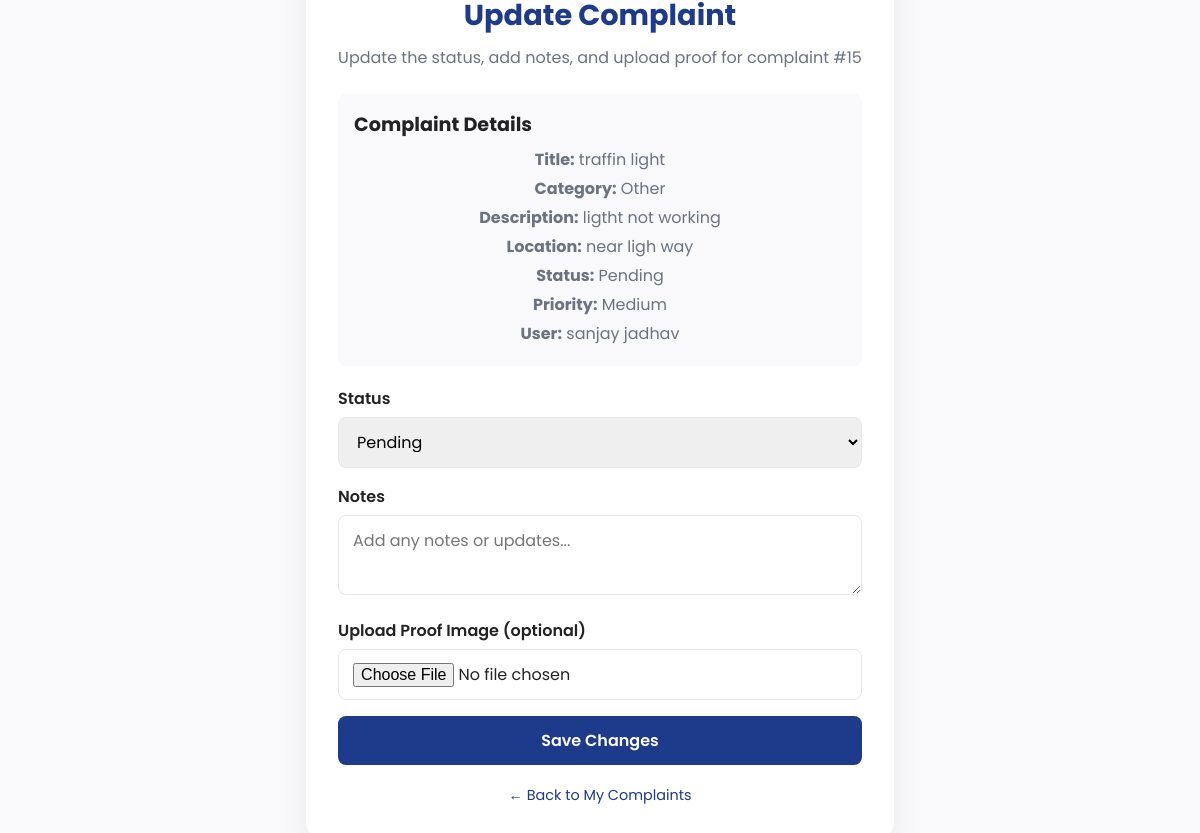
/staff_update/15 (signed in), run on the app's committed database.
### app.py (models this page shows, shortened)
class Complaint(db.Model):
    id = db.Column(db.Integer, primary_key=True)
    user_id = db.Column(db.Integer, db.ForeignKey('user.id'), nullable=False)
    title = db.Column(db.String(200), nullable=False)
    category = db.Column(db.String(100), nullable=False)
    description = db.Column(db.Text, nullable=False)
    location = db.Column(db.String(200), nullable=False)
    status = db.Column(db.String(50), default='Pending')
    priority = db.Column(db.String(50), default='Medium')
    created_at = db.Column(db.DateTime, default=db.func.current_timestamp())
    image = db.Column(db.String(255), nullable=True)
    assigned_staff_id = db.Column(db.Integer, db.ForeignKey('staff.id'), nullable=True)
    assigned_dept = db.Column(db.String(100), nullable=True)
    notes = db.Column(db.Text, nullable=True)
    proof_image = db.Column(db.String(255), nullable=True)
    user = db.relationship('User', backref=db.backref('complaints', lazy=True))
    assigned_staff = db.relationship('Staff', backref=db.backref('assigned_complaints', lazy=True))

class User(UserMixin, db.Model):
    id = db.Column(db.Integer, primary_key=True)
    first_name = db.Column(db.String(80), nullable=False)
    last_name = db.Column(db.String(80), nullable=False)
    email = db.Column(db.String(120), unique=True, nullable=False)
    phone = db.Column(db.String(20))
    address = db.Column(db.String(250))
    password_hash = db.Column(db.String(255), nullable=False)
    profile_pic = db.Column(db.String(255), nullable=True)

### app.py (the view, shortened to what this page needs)
@app.route("/staff_update/<int:id>", methods=["GET", "POST"])
def staff_update(id):
    if not session.get('staff_logged_in'):
        return redirect(url_for('staff_login'))
    complaint = Complaint.query.get_or_404(id)
    staff_dept = session.get('staff_dept')
    if complaint.assigned_dept != staff_dept:
        flash("You are not authorized to update this complaint!", "danger")
        return redirect(url_for("staff_complaints"))
    return render_template("staff_update.html", complaint=complaint)

### templates/staff_update.html (shortened to what this page needs)
<!DOCTYPE html>
<html lang="en">
<head>
  <link rel="stylesheet" href="https://cdnjs.cloudflare.com/ajax/libs/font-awesome/6.5.0/css/all.min.css" />
</head>
<body>
  <div class="update-container">
    <h1>Update Complaint</h1>
    <p>Update the status, add notes, and upload proof for complaint #{{ complaint.id }}</p>
    <div class="complaint-details">
      <h3>Complaint Details</h3>
      <p><strong>Title:</strong> {{ complaint.title }}</p>
      <p><strong>Category:</strong> {{ complaint.category }}</p>
      <p><strong>Description:</strong> {{ complaint.description }}</p>
      <p><strong>Location:</strong> {{ complaint.location }}</p>
      <p><strong>Status:</strong> {{ complaint.status }}</p>
      <p><strong>Priority:</strong> {{ complaint.priority }}</p>
      <p><strong>User:</strong> {{ complaint.user.first_name }} {{ complaint.user.last_name }}</p>
    </div>
    <form method="POST" enctype="multipart/form-data">
      <div class="form-group">
        <label for="status">Status</label>
        <select id="status" name="status" required>
          <option value="Pending" {% if complaint.status == 'Pending' %}selected{% endif %}>Pending</option>
        </select>
      </div>
      <div class="form-group">
        <label for="notes">Notes</label>
        <textarea id="notes" name="notes" placeholder="Add any notes or updates...">{{ complaint.notes or '' }}</textarea>
      </div>
      <div class="form-group">
        <label for="proof_image">Upload Proof Image (optional)</label>
        <input type="file" id="proof_image" name="proof_image" accept="image/*">
      </div>
      <button type="submit" class="btn">Save Changes</button>
    </form>
    <div class="footer">
      <a href="{{ url_for('staff_complaints') }}">← Back to My Complaints</a>
    </div>
  </div>
</body>
</html>

### templates/staff_update.html (style rules this page uses)
* { box-sizing: border-box; margin:0; padding:0; font-family: 'Poppins', sans-serif; }
:root { --primary: #1E3A8A; --accent: #1E90FF; --muted: #6b7280; --bg: #f9f9fb; --card: #ffffff; --text: #222; --success: #28a745; --warning: #ffc107; --danger: #dc3545; --shadow: rgba(16,24,40,0.06); --glass: rgba(30,58,138,0.06); --radius: 12px; }
html,body { height:100%; background:var(--bg); color:var(--text); display:flex; align-items:center; justify-content:center; }
.update-container { background:var(--card); border-radius:16px; padding:32px; box-shadow: 0 12px 32px var(--shadow); width:100%; max-width:600px; }
.update-container h1 { font-size:1.8rem; color:var(--primary); margin-bottom:8px; text-align:center; }
.update-container p { color:var(--muted); margin-bottom:24px; text-align:center; }
.form-group { margin-bottom:16px; }
.form-group label { display:block; font-weight:600; margin-bottom:6px; color:var(--text); }
.form-group input, .form-group select, .form-group textarea { width:100%; padding:12px 14px; border:1px solid #e5e7eb; border-radius:8px; font-size:1rem; transition: border-color .2s; }
.form-group textarea { resize:vertical; min-height:80px; }
.btn { background:var(--primary); color:#fff; padding:12px 20px; border:none; border-radius:8px; font-size:1rem; font-weight:600; cursor:pointer; width:100%; transition: background .2s; }
.complaint-details { background:#f9f9fb; padding:16px; border-radius:8px; margin-bottom:20px; }
.complaint-details h3 { font-size:1.2rem; color:var(--text); margin-bottom:8px; }
.complaint-details p { margin:4px 0; color:var(--muted); }
.footer { margin-top:20px; text-align:center; color:var(--muted); font-size:0.9rem; }
.footer a { color:var(--primary); text-decoration:none; }

### data on the page
Complaint: id "15", title "traffin light", category "Other", description "ligtht not working", location "near ligh way", status "Pending", priority "Medium"
User: user.first_name "sanjay", user.last_name "jadhav"
